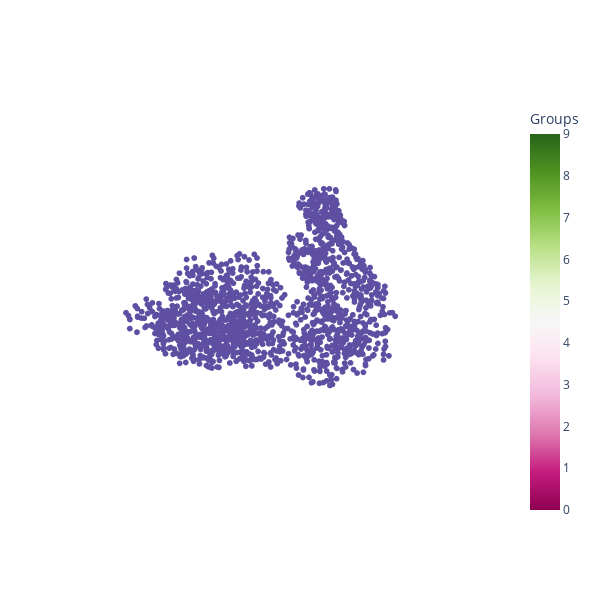

The code cell stored with this chart in its notebook:
### Code cell
# visualize 
t = 0
rep = 0

# set to first frame
u[rep][extensions[t]].trajectory[0] 

plot_molecules([u[rep][extensions[t]].select_atoms(f"protein and name CA").positions])

### Figure 1 — Plotly figure (JSON) as saved in the notebook; plotly's stock layout.template omitted (floating-point values rounded to 4 significant figures; data arrays with more than 128 entries replaced by an {"elided": "..."} marker saying what was removed)
{"data": [{"hoverinfo": "text", "marker": {"color": "rgba(94.0, 79.0, 162.0, 255.0)", "colorbar": {"title": {"text": "Groups"}}, "colorscale": [[0, "rgb(142,1,82)"], [0.1, "rgb(197,27,125)"], [0.2, "rgb(222,119,174)"], [0.3, "rgb(241,182,218)"], [0.4, "rgb(253,224,239)"], [0.5, "rgb(247,247,247)"], [0.6, "rgb(230,245,208)"], [0.7, "rgb(184,225,134)"], [0.8, "rgb(127,188,65)"], [0.9, "rgb(77,146,33)"], [1, "rgb(39,100,25)"]], "size": 2, "symbol": "circle"}, "mode": "markers", "type": "scatter3d", "x": {"elided": "1595 float values"}, "y": {"elided": "1595 float values"}, "z": {"elided": "1595 float values"}}], "layout": {"height": 600, "hovermode": "closest", "margin": {"t": 100}, "scene": {"xaxis": {"showbackground": false, "showgrid": false, "showline": false, "showticklabels": false, "title": {"text": ""}, "zeroline": false}, "yaxis": {"showbackground": false, "showgrid": false, "showline": false, "showticklabels": false, "title": {"text": ""}, "zeroline": false}, "zaxis": {"showbackground": false, "showgrid": false, "showline": false, "showticklabels": false, "title": {"text": ""}, "zeroline": false}}, "showlegend": false, "title": {"text": ""}, "width": 600}}
